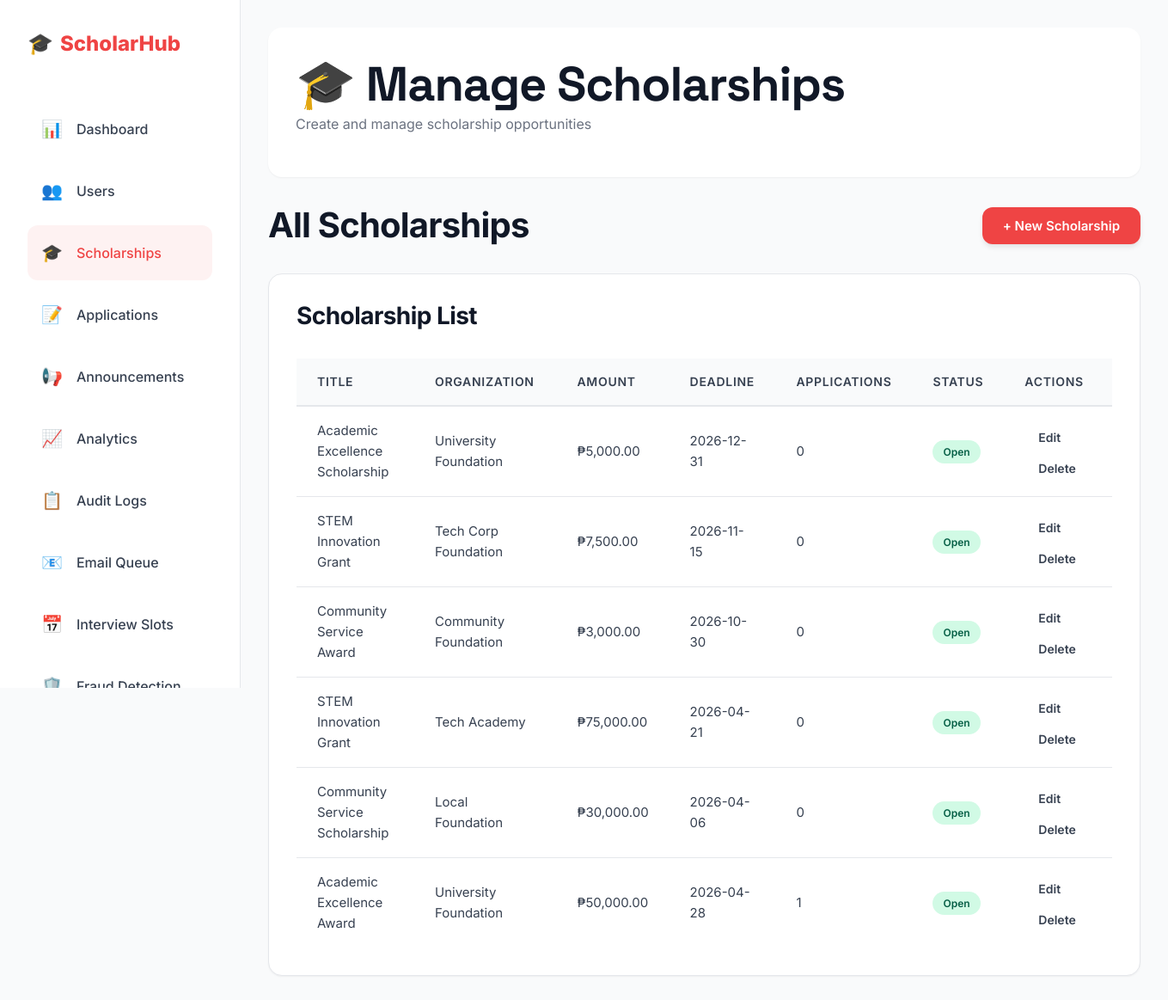
The page /admin/scholarships.php (signed in) on the database its author committed.
### tables this page shows
CREATE TABLE `scholarships` (
  `id` int(11) NOT NULL,
  `title` varchar(255) NOT NULL,
  `description` text NOT NULL,
  `organization` varchar(150) NOT NULL,
  `eligibility_requirements` text DEFAULT NULL,
  `renewal_requirements` text DEFAULT NULL,
  `amount` decimal(12,2) NOT NULL CHECK (`amount` > 0),
  `deadline` date NOT NULL,
  `status` enum('open','closed','cancelled') DEFAULT 'open',
  `created_by` int(11) NOT NULL,
  `created_at` datetime DEFAULT current_timestamp(),
  `updated_at` datetime DEFAULT current_timestamp() ON UPDATE current_timestamp()
);

### helpers/SecurityHelper.php (called while the page is built, shortened)
<?php
function sanitizeString($string) {
    return htmlspecialchars(trim($string), ENT_QUOTES, 'UTF-8');
}

### admin/scholarships.php (the view, shortened to what this page needs)
<?php
require_once __DIR__ . '/../helpers/SecurityHelper.php';
$pdo = getPDO();
$action = $_GET['action'] ?? '';
$scholarships = $pdo->query("
    SELECT s.*, COUNT(a.id) as app_count
    FROM scholarships s
    LEFT JOIN applications a ON a.scholarship_id = s.id
    GROUP BY s.id
    ORDER BY s.created_at DESC
")->fetchAll(PDO::FETCH_ASSOC) ?: [];
$editing = null;
?>
<?php
require_once __DIR__ . '/../includes/modern-header.php';
require_once __DIR__ . '/../includes/modern-sidebar.php';
?>
<div class="page-header">
  <h1>🎓 Manage Scholarships</h1>
  <p class="text-muted">Create and manage scholarship opportunities</p>
</div>
<?php if ($action === 'edit' && $editing): ?>
  <div class="content-card" style="border-left: 4px solid var(--red-primary);">
    <h3 style="margin-bottom: var(--space-xl);">Edit Scholarship</h3>
    <form method="POST" style="max-width: 100%;">
      <input type="hidden" name="csrf_token" value="<?= generateCSRFToken() ?>">
      <input type="hidden" name="action" value="update">
      <input type="hidden" name="id" value="<?= $editing['id'] ?>">
      <div style="display: grid; grid-template-columns: 1fr 1fr; gap: 1.5rem; margin-bottom: 1.5rem;">
        <div style="margin-bottom: 0;">
          <label style="display: block; font-weight: 600; margin-bottom: 0.5rem; color: #374151;">Title *</label>
          <input type="text" name="title" value="<?= sanitizeString($editing['title']) ?>" required
                 style="width: 100%; padding: 0.75rem 1rem; border: 2px solid #e5e7eb; border-radius: 8px; font-size: 0.9375rem;">
        </div>
        <div style="margin-bottom: 0;">
          <label style="display: block; font-weight: 600; margin-bottom: 0.5rem; color: #374151;">Organization</label>
          <input type="text" name="organization" value="<?= sanitizeString($editing['organization'] ?? '') ?>"
                 style="width: 100%; padding: 0.75rem 1rem; border: 2px solid #e5e7eb; border-radius: 8px; font-size: 0.9375rem;">
        </div>
      </div>
      <div style="margin-bottom: 1.5rem;">
        <label style="display: block; font-weight: 600; margin-bottom: 0.5rem; color: #374151;">Description *</label>
        <textarea name="description" required rows="4"
                  style="width: 100%; padding: 0.75rem 1rem; border: 2px solid #e5e7eb; border-radius: 8px; font-size: 0.9375rem; resize: vertical;"><?= sanitizeString($editing['description'] ?? '') ?></textarea>
      </div>
      <div style="margin-bottom: 1.5rem;">
        <label style="display: block; font-weight: 600; margin-bottom: 0.5rem; color: #374151;">Eligibility Requirements</label>
        <textarea name="eligibility_requirements" rows="3"
                  style="width: 100%; padding: 0.75rem 1rem; border: 2px solid #e5e7eb; border-radius: 8px; font-size: 0.9375rem; resize: vertical;"><?= sanitizeString($editing['eligibility_requirements'] ?? '') ?></textarea>
      </div>
      <div style="margin-bottom: 1.5rem;">
        <label style="display: block; font-weight: 600; margin-bottom: 0.5rem; color: #374151;">Renewal Requirements</label>
        <textarea name="renewal_requirements" rows="3"
                  style="width: 100%; padding: 0.75rem 1rem; border: 2px solid #e5e7eb; border-radius: 8px; font-size: 0.9375rem; resize: vertical;"><?= sanitizeString($editing['renewal_requirements'] ?? '') ?></textarea>
      </div>
      <div style="display: grid; grid-template-columns: 1fr 1fr; gap: 1.5rem; margin-bottom: 1.5rem;">
        <div style="margin-bottom: 0;">
          <label style="display: block; font-weight: 600; margin-bottom: 0.5rem; color: #374151;">Amount (₱)</label>
          <input type="number" name="amount" step="0.01" value="<?= $editing['amount'] ?? 0 ?>"
                 style="width: 100%; padding: 0.75rem 1rem; border: 2px solid #e5e7eb; border-radius: 8px; font-size: 0.9375rem;">
        </div>
        <div style="margin-bottom: 0;">
          <label style="display: block; font-weight: 600; margin-bottom: 0.5rem; color: #374151;">Deadline *</label>
          <input type="date" name="deadline" value="<?= $editing['deadline'] ?? '' ?>" required
                 style="width: 100%; padding: 0.75rem 1rem; border: 2px solid #e5e7eb; border-radius: 8px; font-size: 0.9375rem;">
        </div>
      </div>
      <div style="margin-bottom: 1.5rem;">
        <label style="display: block; font-weight: 600; margin-bottom: 0.5rem; color: #374151;">Status *</label>
        <select name="status" required
                style="width: 100%; padding: 0.75rem 1rem; border: 2px solid #e5e7eb; border-radius: 8px; font-size: 0.9375rem;">
          <option value="open" <?= $editing['status'] === 'open' ? 'selected' : '' ?>>Open</option>
          <option value="closed" <?= $editing['status'] === 'closed' ? 'selected' : '' ?>>Closed</option>
          <option value="cancelled" <?= $editing['status'] === 'cancelled' ? 'selected' : '' ?>>Cancelled</option>
        </select>
      </div>
      <div style="display: flex; gap: 1rem;">
        <button type="submit" class="btn btn-primary">Update Scholarship</button>
        <a href="scholarships.php" class="btn btn-ghost">Cancel</a>
      </div>
    </form>
  </div>
<?php else: ?>
  <div style="display: flex; justify-content: space-between; align-items: center; margin-bottom: var(--space-xl);">
    <h2>All Scholarships</h2>
    <button class="btn btn-primary" onclick="document.getElementById('newForm').style.display = 'block'">+ New Scholarship</button>
  </div>
  <div class="content-card">
    <h3 style="margin-bottom: var(--space-xl);">Scholarship List</h3>
    <?php if (!empty($scholarships)): ?>
      <table class="modern-table">
        <thead>
          <tr>
            <th>Title</th>
            <th>Organization</th>
            <th>Amount</th>
            <th>Deadline</th>
            <th>Applications</th>
            <th>Status</th>
            <th>Actions</th>
          </tr>
        </thead>
        <tbody>
          <?php foreach ($scholarships as $sch): ?>
            <tr>
              <td><?= sanitizeString($sch['title']) ?></td>
              <td><?= sanitizeString($sch['organization'] ?? 'N/A') ?></td>
              <td>₱<?= number_format($sch['amount'] ?? 0, 2) ?></td>
              <td><?= $sch['deadline'] ?? 'N/A' ?></td>
              <td><?= $sch['app_count'] ?? 0 ?></td>
              <td><span class="status-badge status-<?= $sch['status'] ?>"><?= $sch['status'] ?></span></td>
              <td>
                <a href="?action=edit&id=<?= $sch['id'] ?>" class="btn btn-ghost btn-sm">Edit</a>
                <form style="display: inline;" method="POST" onsubmit="return confirm('Delete this scholarship?');">
                  <button type="submit" class="btn btn-ghost btn-sm">Delete</button>
                </form>
              </td>
            </tr>
          <?php endforeach; ?>
        </tbody>
      </table>
    <?php endif; ?>
  </div>
<?php endif; ?>
<?php require_once __DIR__ . '/../includes/modern-footer.php'; ?>

### assets/modern-theme.css (style rules this page uses)
:root { --red-primary: #ef4444; --red-dark: #dc2626; --red-darker: #b91c1c; --red-light: #f87171; --red-lighter: #fca5a5; --red-pale: #fee2e2; --red-ghost: #fef2f2; --white: #ffffff; --gray-50: #f9fafb; --gray-100: #f3f4f6; --gray-200: #e5e7eb; --gray-300: #d1d5db; --gray-400: #9ca3af; --gray-500: #6b7280; --gray-600: #4b5563; --gray-700: #374151; --gray-800: #1f2937; --gray-900: #111827; --success: #10b981; --warning: #f59e0b; --error: var(--red-primary); --info: #3b82f6; --space-xs: 0.25rem; --space-sm: 0.5rem; --space-md: 1rem; --space-lg: 1.5rem; --space-xl: 2rem; --space-2xl: 3rem; --space-3xl: 4rem; --radius-sm: 0.375rem; --radius-md: 0.5rem; --radius-lg: 0.75rem; --radius-xl: 1rem; --radius-2xl: 1.5rem; --radius-full: 9999px; --shadow-sm: 0 1px 2px 0 rgba(0, 0, 0, 0.05); --shadow-md: 0 4px 6px -1px rgba(0, 0, 0, 0.1); --shadow-lg: 0 10px 15px -3px rgba(0, 0, 0, 0.1); --shadow-xl: 0 20px 25px -5px rgba(0, 0, 0, 0.1); --shadow-red: 0 10px 25px -5px rgba(239, 68, 68, 0.2); --font-sans: 'Inter', -apple-system, BlinkMacSystemFont, 'Segoe UI', system-ui, sans-serif; --font-display: 'Space Grotesk', var(--font-sans); }
* { margin: 0; padding: 0; box-sizing: border-box; }
html { font-size: 16px; -webkit-font-smoothing: antialiased; -moz-osx-font-smoothing: grayscale; }
body { font-family: var(--font-sans); color: var(--gray-900); background: var(--white); line-height: 1.6; overflow-x: hidden; }
h1, h2, h3, h4, h5, h6 { font-weight: 700; line-height: 1.2; letter-spacing: -0.02em; color: var(--gray-900); }
h1 { font-size: clamp(2rem, 5vw, 3.5rem); font-family: var(--font-display); }
h2 { font-size: clamp(1.75rem, 4vw, 2.5rem); }
h3 { font-size: clamp(1.25rem, 3vw, 1.75rem); }
p { color: var(--gray-600); line-height: 1.7; margin-bottom: var(--space-md); }
a { color: var(--red-primary); text-decoration: none; transition: color 0.2s ease; }
.btn { display: inline-flex; align-items: center; justify-content: center; gap: var(--space-sm); padding: 0.75rem 1.5rem; font-size: 0.9375rem; font-weight: 600; border-radius: var(--radius-lg); border: none; cursor: pointer; transition: all 0.2s ease; font-family: inherit; text-decoration: none; white-space: nowrap; }
.btn-primary { background: var(--red-primary); color: var(--white); box-shadow: var(--shadow-md); }
.btn-ghost { background: transparent; color: var(--gray-700); }
.btn-sm { padding: 0.5rem 1rem; font-size: 0.875rem; }
.text-muted { color: var(--gray-500); }
.modern-table { width: 100%; border-collapse: collapse; font-size: 0.9375rem; }
.modern-table thead { background: var(--gray-50); border-bottom: 2px solid var(--gray-200); }
.modern-table th { padding: var(--space-md) var(--space-lg); text-align: left; font-weight: 600; color: var(--gray-700); font-size: 0.875rem; text-transform: uppercase; letter-spacing: 0.05em; }
.modern-table td { padding: var(--space-md) var(--space-lg); border-bottom: 1px solid var(--gray-200); color: var(--gray-700); }
.modern-table tbody tr { transition: background 0.2s ease; }
.modern-table tbody tr:last-child td { border-bottom: none; }
.status-badge { display: inline-flex; align-items: center; padding: 0.25rem 0.75rem; border-radius: var(--radius-full); font-size: 0.75rem; font-weight: 600; text-transform: capitalize; }
.status-open { background: #d1fae5; color: #065f46; }

### includes/modern-sidebar.php (style rules this page uses)
body { background: var(--gray-50); }
.page-header { background: var(--white); border-radius: var(--radius-xl); padding: var(--space-xl); margin-bottom: var(--space-xl); box-shadow: var(--shadow-sm); }
.content-card { background: var(--white); border-radius: var(--radius-xl); padding: var(--space-xl); box-shadow: var(--shadow-sm); border: 1px solid var(--gray-200); }

### rows shown on the page
scholarships: title "Academic Excellence Scholarship", organization "University Foundation", amount "5,000.00", deadline "2026-12-31", app_count "0", status "Open"
scholarships: title "STEM Innovation Grant", organization "Tech Corp Foundation", amount "7,500.00", deadline "2026-11-15", app_count "0", status "Open"
scholarships: title "Community Service Award", organization "Community Foundation", amount "3,000.00", deadline "2026-10-30", app_count "0", status "Open"
scholarships: title "STEM Innovation Grant", organization "Tech Academy", amount "75,000.00", deadline "2026-04-21", app_count "0", status "Open"
scholarships: title "Community Service Scholarship", organization "Local Foundation", amount "30,000.00", deadline "2026-04-06", app_count "0", status "Open"
scholarships: title "Academic Excellence Award", organization "University Foundation", amount "50,000.00", deadline "2026-04-28", app_count "1", status "Open"
